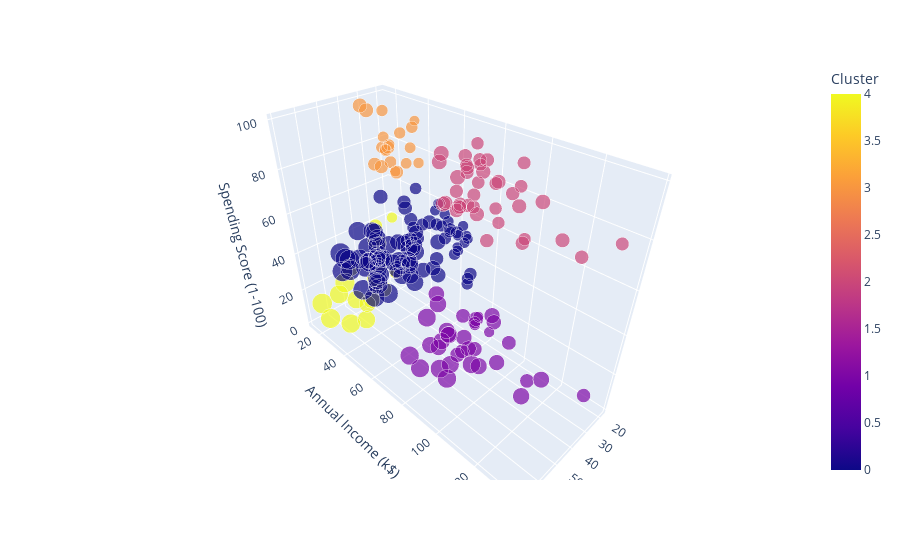

Here is the notebook cell this chart was saved with:
### Code cell
hc = AgglomerativeClustering(n_clusters = 5, metric = 'euclidean', linkage = 'ward')
identified_clusters = hc.fit_predict(customer_clsuter_df)
data_with_clusters = customer_df.copy()
data_with_clusters['Cluster'] = identified_clusters
fig = px.scatter_3d(data_with_clusters, 
                    x = 'Age', 
                    y = 'Annual Income (k$)',
                    z = 'Spending Score (1-100)', 
                    color = 'Cluster',
                    size = 'Age')

iplot(fig)

### Figure 1 — Plotly figure (JSON) as saved in the notebook; plotly's stock layout.template omitted (floating-point values rounded to 4 significant figures; data arrays with more than 128 entries replaced by an {"elided": "..."} marker saying what was removed)
{"data": [{"hovertemplate": "Age=%{marker.size}<br>Annual Income (k$)=%{y}<br>Spending Score (1-100)=%{z}<br>Cluster=%{marker.color}<extra></extra>", "legendgroup": "", "marker": {"color": {"elided": "200 int values"}, "coloraxis": "coloraxis", "size": {"elided": "200 int values"}, "sizemode": "area", "sizeref": 0.175, "symbol": "circle"}, "mode": "markers", "name": "", "scene": "scene", "showlegend": false, "type": "scatter3d", "x": {"elided": "200 int values"}, "y": {"elided": "200 int values"}, "z": {"elided": "200 int values"}}], "layout": {"coloraxis": {"colorbar": {"title": {"text": "Cluster"}}, "colorscale": [[0, "#0d0887"], [0.1111, "#46039f"], [0.2222, "#7201a8"], [0.3333, "#9c179e"], [0.4444, "#bd3786"], [0.5556, "#d8576b"], [0.6667, "#ed7953"], [0.7778, "#fb9f3a"], [0.8889, "#fdca26"], [1, "#f0f921"]]}, "legend": {"itemsizing": "constant", "tracegroupgap": 0}, "margin": {"t": 60}, "scene": {"domain": {"x": [0, 1], "y": [0, 1]}, "xaxis": {"title": {"text": "Age"}}, "yaxis": {"title": {"text": "Annual Income (k$)"}}, "zaxis": {"title": {"text": "Spending Score (1-100)"}}}}}
